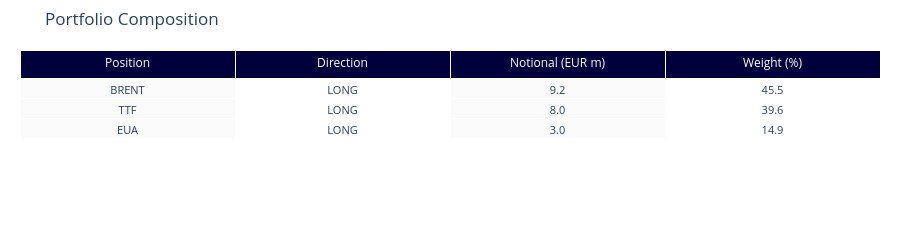

The notebook cell this image was saved under:
### Markdown cell above
## 1. Portfolio Construction

A multi-market proprietary trading (MMP) book with five legs:

| Position | Direction | Notional (EUR) | Rationale |
|---|---|---|---|
| BRENT | Long | 9.2M | Structural crude length |
| CRACK 3-2-1 | Short | −4.6M | Refining margin compression hedge |
| TTF | Long | 8.0M | European gas exposure |
| SPARK SPREAD | Short | −4.0M | Power-plant margin hedge |
| EUA | Long | 3.0M | Carbon cost exposure |

The short spread positions act as natural hedges: if crude or gas rallies,
the crack and spark spreads typically widen, offsetting some of the
directional loss. This diversification benefit should compress VaR below
the sum of standalone risk contributions.

### Code cell
# Show portfolio weights
total_abs_notional = sum(abs(v) for v in positions.values())
weight_data = []
for k, v in positions.items():
    weight_data.append({
        "Position": k,
        "Direction": "LONG" if v > 0 else "SHORT",
        "Notional (EUR m)": v / 1e6,
        "Weight (%)": abs(v) / total_abs_notional * 100,
    })

port_df = pd.DataFrame(weight_data)

fig1 = go.Figure(data=[go.Table(
    header=dict(
        values=list(port_df.columns),
        fill_color=NAVY,
        font=dict(color="white", size=12),
        align="center",
    ),
    cells=dict(
        values=[port_df[c] for c in port_df.columns],
        fill_color=[OFFWHITE, "white"] * 2,
        font=dict(size=11),
        format=[None, None, ".1f", ".1f"],
        align="center",
    ),
)])
fig1.update_layout(
    title="Portfolio Composition",
    height=220, margin=dict(l=20, r=20, t=50, b=20),
)
fig1.show()

print(f"Total absolute notional: EUR {total_abs_notional/1e6:.1f}M")
print(f"Gross notional:          EUR {sum(positions.values())/1e6:.1f}M")
print(f"Net/gross ratio:         {sum(positions.values())/total_abs_notional:.2f}")

### Figure 1 — Plotly figure (JSON) as saved in the notebook; plotly's stock layout.template omitted (floating-point values rounded to 4 significant figures)
{"data": [{"cells": {"align": "center", "fill": {"color": ["#FAFAFA", "white", "#FAFAFA", "white"]}, "font": {"size": 11}, "format": [null, null, ".1f", ".1f"], "values": [["BRENT", "TTF", "EUA"], ["LONG", "LONG", "LONG"], [9.2, 8.0, 3.0], [45.54, 39.6, 14.85]]}, "header": {"align": "center", "fill": {"color": "#00003C"}, "font": {"color": "white", "size": 12}, "values": ["Position", "Direction", "Notional (EUR m)", "Weight (%)"]}, "type": "table"}], "layout": {"height": 220, "margin": {"b": 20, "l": 20, "r": 20, "t": 50}, "title": {"text": "Portfolio Composition"}}}
